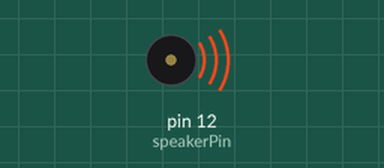
Recording of a sketch running on a simulated Arduino Uno, built with avr-gcc and run on an emulated ATmega328P. On the bench: buzzer (waves = sounding).

Above: at 1.8 s.
At 4.65 s:
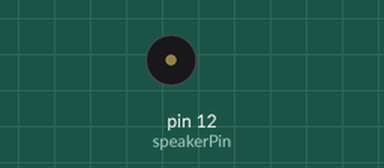
Timing chart, 0 to 7.2 s (numbered marks = the images above):
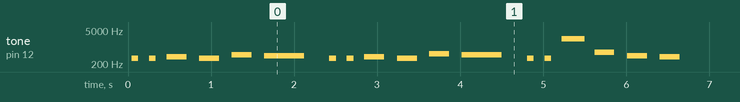

Measured:
- by itself, tone on pin 12 (speakerPin): plays 348 Hz for 0.08 s, 348 Hz for 0.08 s, 391 Hz for 0.24 s, 348 Hz for 0.24 s, 491 Hz for 0.24 s, 439 Hz for 0.48 s … (282 notes in this stretch)

The sketch:

birthDayTone.ino
```cpp
int speakerPin = 12;
int length = 28;
char notes[] = {"GGAGcB GGAGdc GGxeBA yyecdc"};
char beats[] = {2,2,8,8,8,16,1,2,2,8,8,8,16,1,2,2,8,8,8,8,16,1,2,2,8,8,8,16};

int tempo = 150;

void playTone(int tone, int duration)
{
  for (long i = 0; i < duration * 1000L; i+= tone * 2)
  {
    digitalWrite(speakerPin, HIGH);
    delayMicroseconds(tone);
    digitalWrite(speakerPin, LOW);
    delayMicroseconds(tone);
  }
}

void playNote(char note, int duration)
{
  char names[] = {'C', 'D','F', 'G','A','B','c', 'd','e', 'f', 'g', 'a', 'b', 'x', 'y'};
  int tones[] = {1915, 1700, 1519, 1432, 1275, 1136, 1014, 956, 834, 765, 593, 468, 346, 224, 655, 715};
  int SPEE = 5;

  for (int i = 0; i < 17; i ++)
  {
    if(names[i] == note)
    {
      int newDuration = duration / SPEE;
      playTone(tones[i], newDuration);
    }
  }
}
void setup() {
  // put your setup code here, to run once:
  pinMode(speakerPin, OUTPUT);

}

void loop() {
  // put your main code here, to run repeatedly:
  for (int i = 0; i < length; i++)
  {
    if(notes[i] == ' ')
    {
      delay(beats[i] * tempo); // take rest

    }
    else
    {
      playNote(notes[i], beats[i] * tempo);
      delay(tempo);
    }
  }

}
```
